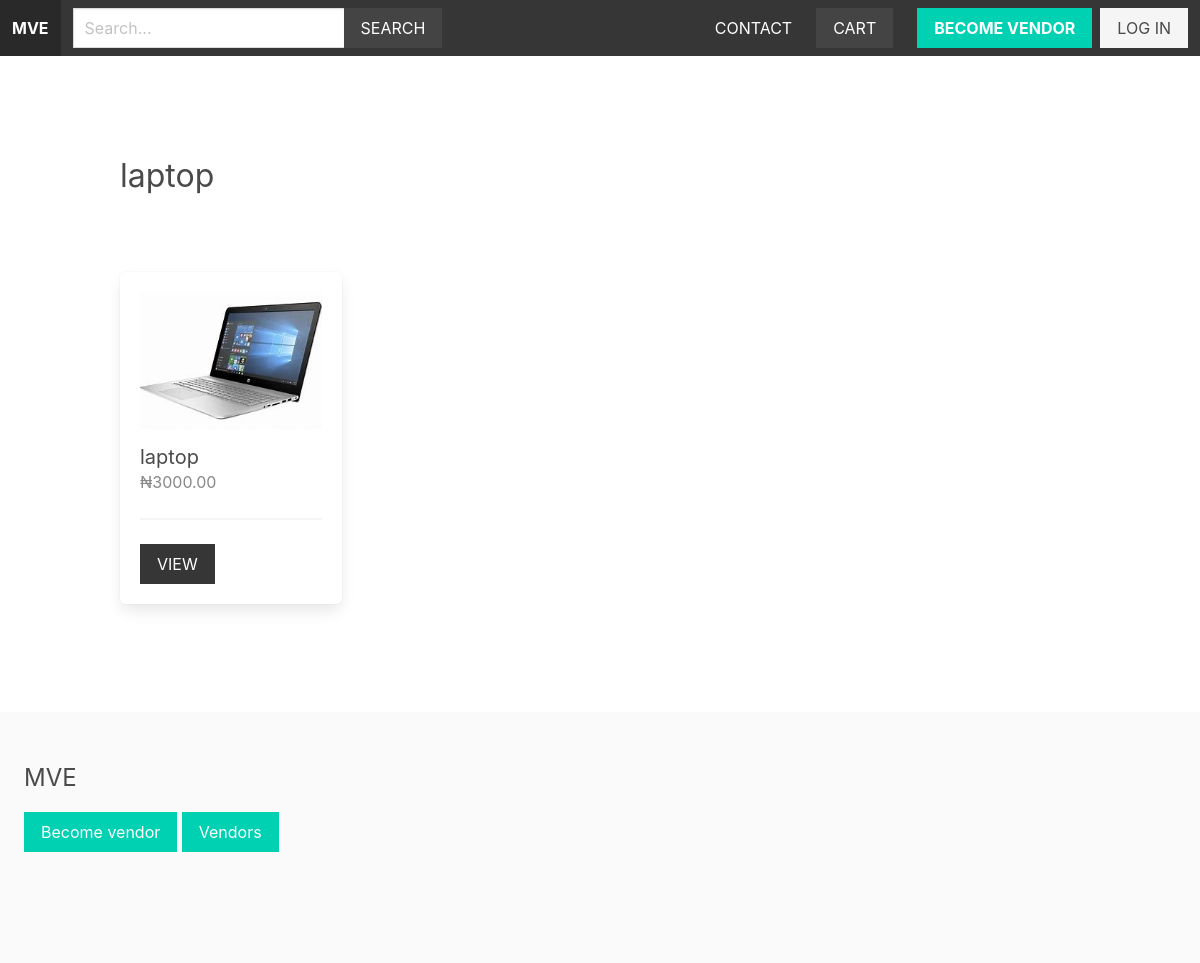
Screenshot of /product/laptop/ with the database file from the repository.
### product/models.py (models this page shows, shortened)
class Category(models.Model):
    title = models.CharField(max_length=50)
    slug = models.SlugField(max_length=55)
    ordering = models.IntegerField(default=0)
    class Meta:
        ordering = ['ordering']

class Product(models.Model):
    category = models.ForeignKey(Category, related_name='products', on_delete=models.CASCADE)
    vendor = models.ForeignKey(Vendor, related_name="products", on_delete=models.CASCADE)
    title = models.CharField(max_length=50)
    slug = models.SlugField(max_length=55)
    description = models.TextField(blank=True, null=True)
    price = models.DecimalField(max_digits=6, decimal_places=2)
    added_date = models.DateTimeField(auto_now_add=True)
    image = models.ImageField(upload_to='uploads/', blank=True, null=True)
    thumbnail = models.ImageField(upload_to='uploads/', blank=True, null=True) # Change uploads to thumbnails
    class Meta:
        ordering = ['-added_date']
    def get_thumbnail(self):
        if self.thumbnail:
            return self.thumbnail.url

### product/views.py (the view)
# urls.py: path('<slug:category_slug>/', views.category, name="category"),
def category(request, category_slug):
    category = get_object_or_404(Category, slug=category_slug)
    return render(request,'product/category.html', {'category': category})

### cart/cart.py (called while the page is built)
    def __len__(self):
        return sum(item['quantity'] for item in self.cart.values())

### cart/context_processors.py (called while the page is built)
def cart(request):
    return {'cart': Cart(request)}

### product/context_processors.py (called while the page is built)
def menu_categories(request):
    categories = Category.objects.all()
    return {'categories': categories}

### templates/product/category.html (shortened to what this page needs)
{% extends 'core/base.html' %}
{% block content %}
    <div class="columns is-multiline mb-6">
        <div class="column is-12 has-test-centered mt-6 mb-6">
            <h2 class="is-size-3">{{category.title}}</h2>
        </div>
        {% for product in category.products.all %}
            {% include 'product/parts/list_item.html' %}
        {% endfor %}
    </div>
{% endblock content %}

### templates/product/parts/list_item.html
<div class="column is-3 product-list-item">
                <div class="box">
                    <figure class="image is-4by3 mb-4">
                        <img src="{{ product.get_thumbnail }}"   alt="{{product.title}}">
                    </figure>
                    <h2 class="subtitle">{{product.title}}</h2>
                    <h3 class="price is-size-6 mb-5">&#8358;{{product.price}}</h3>
                    <hr>
                    <a href="{% url 'product:product' product.category.slug product.slug %}" class="button is-dark is-uppercase">View</a>
                </div>
            </div>

### static/styles/main.css (style rules this page uses)
.input, .button { border-radius: 0; }
.product-list-item .box .subtitle { margin-bottom: 0; }
.product-list-item .box .price { color: #888; }

### rows the page displays
Category: title "laptop"
Product: get_thumbnail (picture), title "laptop", price "3000.00"
